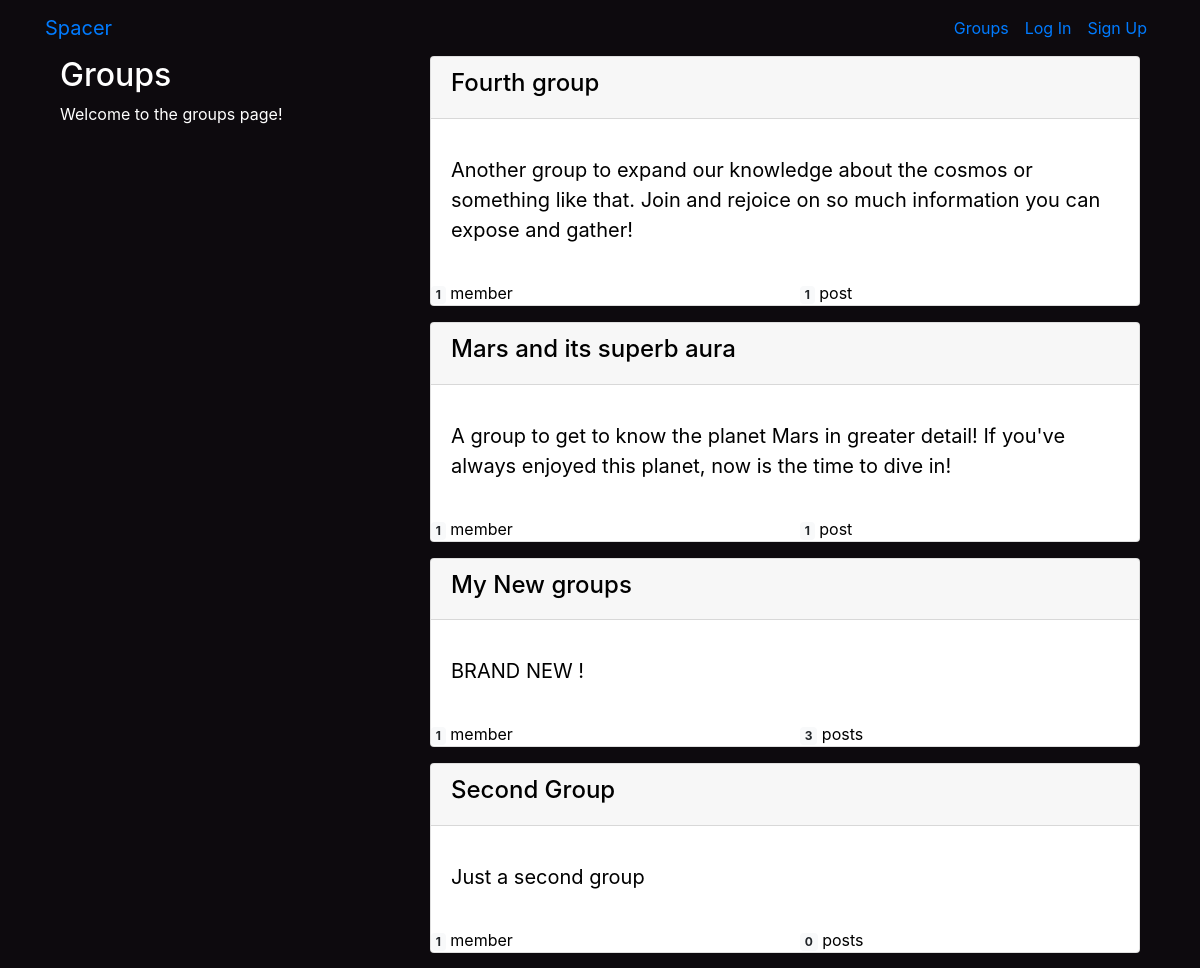
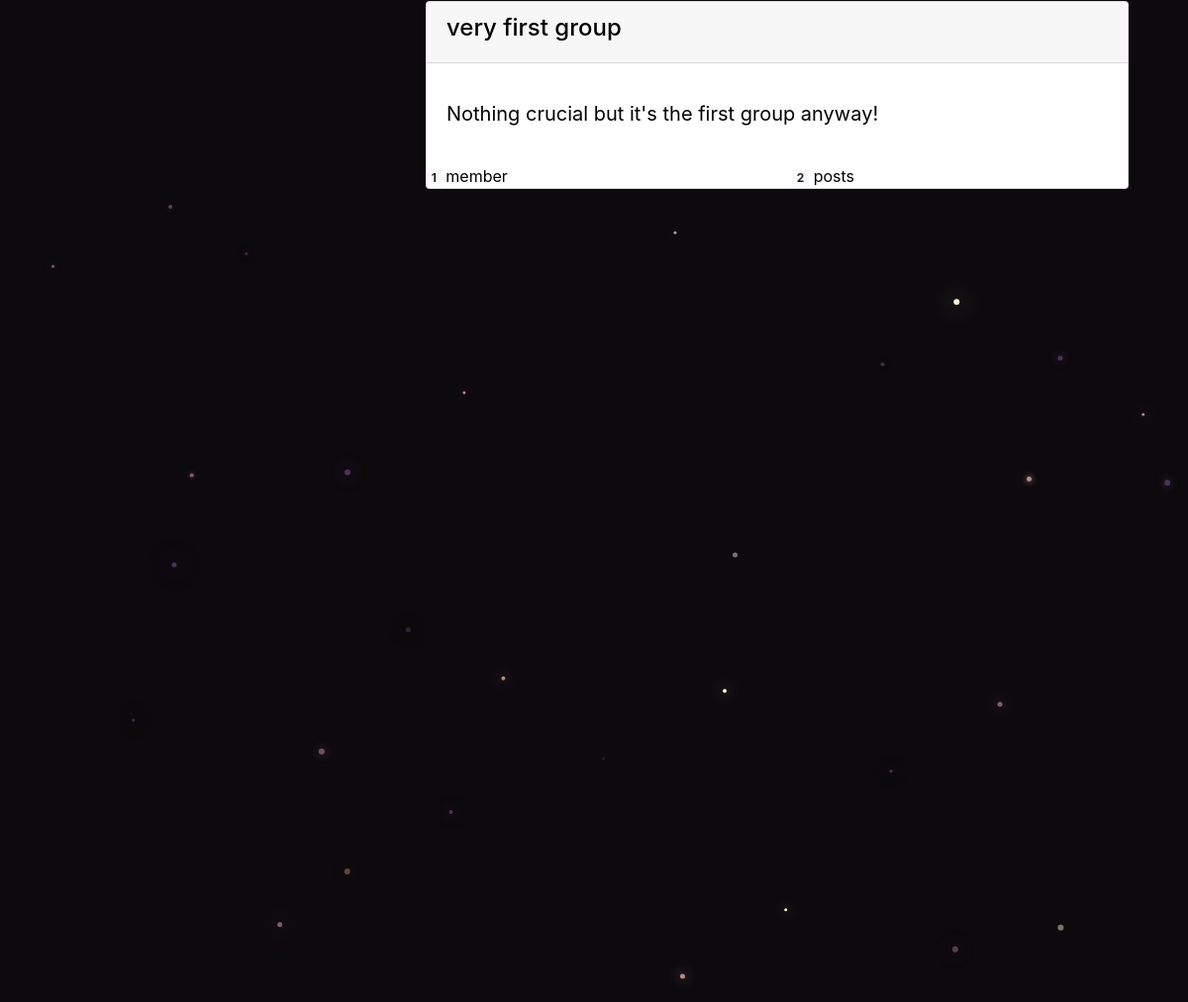
The app's page /groups/ with its own data (2 pictures, top to bottom).
### groups/models.py (models this page shows, shortened)
class Group(models.Model):
    name = models.CharField(max_length=100, unique=True, validators=[validate_slug])
    slug = models.SlugField(allow_unicode=True, unique=True)
    description = models.TextField(max_length=500, blank=True, default='', validators=[validate_slug])
    description_html = models.TextField(max_length=500, editable=False, default='', blank=True, validators=[validate_slug])
    members = models.ManyToManyField(User, through='GroupMember')
    class Meta:
        ordering = ['name']

### groups/views.py (the view)
# urls.py: path('', views.ListGroups.as_view(), name='all'),
class ListGroups(generic.ListView):
    model = Group

### groups/templates/groups/group_list.html (shortened to what this page needs)
{% extends "groups/group_base.html" %}
{% block pregroup %}
<div class="row">
    <div class="col-md-4">
        <div class="content">
            <h2>Groups</h2>
            <p>Welcome to the groups page!</p>
        </div>
    </div>
    <div class="col-md-8">
        {% for group in group_list %}
        <a href="{% url 'groups:single' slug=group.slug %}">
            <div class="card">
                <div class="card-header">
                    <h4>{{group.name|safe}}</h4>
                </div>
                <div class="card-body">
                    <blockquote class="blockquote mb-0">
                        <p>{{group.description_html|safe|truncatechars:200}}</p>
                    </blockquote>
                </div>
                <div class="row">
                    <div class="col-sm-6">
                        <span class="badge badge-light">{{group.members.count}}</span>
                        member{{group.members.count|pluralize}}
                    </div>
                    <div class="col-sm-6">
                        <span class="badge badge-light">{{group.posts.count}}</span> post{{group.posts.count|pluralize}}
                    </div>
                </div>
            </div>
        </a>
        {% empty %}
        <p>No group was created!</p>
        {% endfor %}
    </div>
</div>
{% endblock %}

### static/Spacer/css/master.css (style rules this page uses)
body { margin: 0; background-color: #0d0a0e; color: white; }
.card { color: black; margin-bottom: 1em; }

### records on screen
Group: name "Fourth group", description_html "Another group to expand our knowledge about the cosmos or something like that. Join and rejoice on so much information you can expose and gather!", members.count "1", posts.count "1"
Group: name "Mars and its superb aura", description_html "A group to get to know the planet Mars in greater detail! If you've always enjoyed this planet, now is the time to dive in!", members.count "1", posts.count "1"
Group: name "My New groups", description_html "BRAND NEW !", members.count "1", posts.count "3"
Group: name "Second Group", description_html "Just a second group", members.count "1", posts.count "0"
Group: name "very first group", description_html "Nothing crucial but it's the first group anyway!", members.count "1", posts.count "2"
